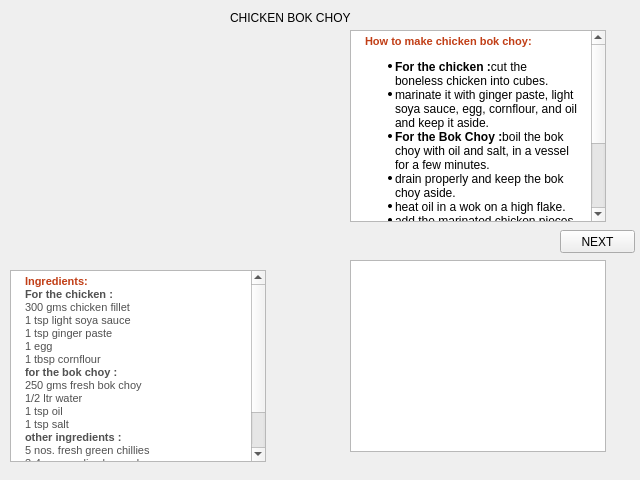
<?xml version="1.0" encoding="UTF-8"?>
<ui version="4.0">
 <class>Nonveg7</class>
 <widget class="QWidget" name="Nonveg7">
  <property name="geometry">
   <rect>
    <x>0</x>
    <y>0</y>
    <width>640</width>
    <height>480</height>
   </rect>
  </property>
  <property name="windowTitle">
   <string>Form</string>
  </property>
  <widget class="QPushButton" name="pushButton">
   <property name="geometry">
    <rect>
     <x>560</x>
     <y>230</y>
     <width>75</width>
     <height>23</height>
    </rect>
   </property>
   <property name="text">
    <string>NEXT</string>
   </property>
  </widget>
  <widget class="QLabel" name="label">
   <property name="geometry">
    <rect>
     <x>230</x>
     <y>10</y>
     <width>141</width>
     <height>16</height>
    </rect>
   </property>
   <property name="text">
    <string>CHICKEN BOK CHOY</string>
   </property>
  </widget>
  <widget class="QLabel" name="label_2">
   <property name="geometry">
    <rect>
     <x>10</x>
     <y>50</y>
     <width>261</width>
     <height>201</height>
    </rect>
   </property>
   <property name="text">
    <string/>
   </property>
   <property name="pixmap">
    <pixmap>../../Required Images/choy.jpg</pixmap>
   </property>
  </widget>
  <widget class="QTextBrowser" name="textBrowser">
   <property name="geometry">
    <rect>
     <x>10</x>
     <y>270</y>
     <width>256</width>
     <height>192</height>
    </rect>
   </property>
   <property name="html">
    <string>&lt;!DOCTYPE HTML PUBLIC &quot;-//W3C//DTD HTML 4.0//EN&quot; &quot;http://www.w3.org/TR/REC-html40/strict.dtd&quot;&gt;
&lt;html&gt;&lt;head&gt;&lt;meta name=&quot;qrichtext&quot; content=&quot;1&quot; /&gt;&lt;style type=&quot;text/css&quot;&gt;
p, li { white-space: pre-wrap; }
&lt;/style&gt;&lt;/head&gt;&lt;body style=&quot; font-family:'MS Shell Dlg 2'; font-size:8.25pt; font-weight:400; font-style:normal;&quot;&gt;
&lt;p style=&quot; margin-top:0px; margin-bottom:0px; margin-left:10px; margin-right:5px; -qt-block-indent:0; text-indent:0px;&quot;&gt;&lt;span style=&quot; font-family:'Arial'; font-size:8pt; font-weight:600; color:#c13e16;&quot;&gt;Ingredients:&lt;/span&gt;&lt;span style=&quot; font-family:'Times New Roman'; font-size:8pt; color:#000000;&quot;&gt; &lt;/span&gt;&lt;/p&gt;
&lt;p style=&quot; margin-top:0px; margin-bottom:0px; margin-left:10px; margin-right:10px; -qt-block-indent:0; text-indent:0px;&quot;&gt;&lt;span style=&quot; font-family:'verdana'; font-size:8pt; font-weight:600; color:#515151;&quot;&gt;For the chicken :&lt;/span&gt;&lt;span style=&quot; font-family:'verdana'; font-size:8pt; color:#515151;&quot;&gt; &lt;br /&gt;300 gms chicken fillet &lt;br /&gt;1 tsp light soya sauce&lt;br /&gt;1 tsp ginger paste&lt;br /&gt;1 egg&lt;br /&gt;1 tbsp cornflour&lt;br /&gt;&lt;/span&gt;&lt;span style=&quot; font-family:'verdana'; font-size:8pt; font-weight:600; color:#515151;&quot;&gt;for the bok choy :&lt;/span&gt;&lt;span style=&quot; font-family:'verdana'; font-size:8pt; color:#515151;&quot;&gt;&lt;br /&gt;250 gms fresh bok choy&lt;br /&gt;1/2 ltr water&lt;br /&gt;1 tsp oil&lt;br /&gt;1 tsp salt&lt;br /&gt;&lt;/span&gt;&lt;span style=&quot; font-family:'verdana'; font-size:8pt; font-weight:600; color:#515151;&quot;&gt;other ingredients :&lt;/span&gt;&lt;span style=&quot; font-family:'verdana'; font-size:8pt; color:#515151;&quot;&gt;&lt;br /&gt;5 nos. fresh green chillies&lt;br /&gt;3-4 nos. garlic chopped&lt;br /&gt;3-4 nos. chopped chillies &lt;br /&gt;1 tsp dark soya sauce&lt;br /&gt;5 m rice wine&lt;/span&gt;&lt;/p&gt;&lt;/body&gt;&lt;/html&gt;</string>
   </property>
  </widget>
  <widget class="QTextBrowser" name="textBrowser_2">
   <property name="geometry">
    <rect>
     <x>350</x>
     <y>30</y>
     <width>256</width>
     <height>192</height>
    </rect>
   </property>
   <property name="html">
    <string>&lt;!DOCTYPE HTML PUBLIC &quot;-//W3C//DTD HTML 4.0//EN&quot; &quot;http://www.w3.org/TR/REC-html40/strict.dtd&quot;&gt;
&lt;html&gt;&lt;head&gt;&lt;meta name=&quot;qrichtext&quot; content=&quot;1&quot; /&gt;&lt;style type=&quot;text/css&quot;&gt;
p, li { white-space: pre-wrap; }
&lt;/style&gt;&lt;/head&gt;&lt;body style=&quot; font-family:'MS Shell Dlg 2'; font-size:8.25pt; font-weight:400; font-style:normal;&quot;&gt;
&lt;p style=&quot; margin-top:0px; margin-bottom:0px; margin-left:10px; margin-right:5px; -qt-block-indent:0; text-indent:0px;&quot;&gt;&lt;span style=&quot; font-family:'Arial'; font-size:8pt; font-weight:600; color:#c13e16;&quot;&gt;How to make chicken bok choy:&lt;/span&gt;&lt;/p&gt;
&lt;ul style=&quot;margin-top: 0px; margin-bottom: 0px; margin-left: 0px; margin-right: 0px; -qt-list-indent: 1;&quot;&gt;&lt;li style=&quot; font-family:'Verdana'; font-size:8pt; color:#000000;&quot; style=&quot; margin-top:12px; margin-bottom:0px; margin-left:0px; margin-right:10px; -qt-block-indent:0; text-indent:0px;&quot;&gt;&lt;span style=&quot; font-size:medium; font-weight:600;&quot;&gt;For the chicken :&lt;/span&gt;&lt;span style=&quot; font-size:medium;&quot;&gt;cut the boneless chicken into cubes.&lt;/span&gt;&lt;/li&gt;
&lt;li style=&quot; font-family:'Verdana'; font-size:8pt; color:#000000;&quot; style=&quot; margin-top:0px; margin-bottom:0px; margin-left:0px; margin-right:10px; -qt-block-indent:0; text-indent:0px;&quot;&gt;&lt;span style=&quot; font-size:medium;&quot;&gt;marinate it with ginger paste, light soya sauce, egg, cornflour, and oil and keep it aside.&lt;/span&gt;&lt;/li&gt;
&lt;li style=&quot; font-family:'Verdana'; font-size:8pt; color:#000000;&quot; style=&quot; margin-top:0px; margin-bottom:0px; margin-left:0px; margin-right:10px; -qt-block-indent:0; text-indent:0px;&quot;&gt;&lt;span style=&quot; font-size:medium; font-weight:600;&quot;&gt;For the Bok Choy :&lt;/span&gt;&lt;span style=&quot; font-size:medium;&quot;&gt;boil the bok choy with oil and salt, in a vessel for a few minutes.&lt;/span&gt;&lt;/li&gt;
&lt;li style=&quot; font-family:'Verdana'; font-size:8pt; color:#000000;&quot; style=&quot; margin-top:0px; margin-bottom:0px; margin-left:0px; margin-right:10px; -qt-block-indent:0; text-indent:0px;&quot;&gt;&lt;span style=&quot; font-size:medium;&quot;&gt;drain properly and keep the bok choy aside.&lt;/span&gt;&lt;/li&gt;
&lt;li style=&quot; font-family:'Verdana'; font-size:8pt; color:#000000;&quot; style=&quot; margin-top:0px; margin-bottom:0px; margin-left:0px; margin-right:10px; -qt-block-indent:0; text-indent:0px;&quot;&gt;&lt;span style=&quot; font-size:medium;&quot;&gt;heat oil in a wok on a high flake.&lt;/span&gt;&lt;/li&gt;
&lt;li style=&quot; font-family:'Verdana'; font-size:8pt; color:#000000;&quot; style=&quot; margin-top:0px; margin-bottom:0px; margin-left:0px; margin-right:10px; -qt-block-indent:0; text-indent:0px;&quot;&gt;&lt;span style=&quot; font-size:medium;&quot;&gt;add the marinated chicken pieces along with dark soya sauce, chopped garlic and chilli and salt.&lt;/span&gt;&lt;/li&gt;
&lt;li style=&quot; font-family:'Verdana'; font-size:8pt; color:#000000;&quot; style=&quot; margin-top:0px; margin-bottom:0px; margin-left:0px; margin-right:10px; -qt-block-indent:0; text-indent:0px;&quot;&gt;&lt;span style=&quot; font-size:medium;&quot;&gt;toss wel and stir fryfor three minutes.&lt;/span&gt;&lt;/li&gt;
&lt;li style=&quot; font-family:'Verdana'; font-size:8pt; color:#000000;&quot; style=&quot; margin-top:0px; margin-bottom:0px; margin-left:0px; margin-right:10px; -qt-block-indent:0; text-indent:0px;&quot;&gt;&lt;span style=&quot; font-size:medium;&quot;&gt;add rice wine and remove from fire.&lt;/span&gt;&lt;/li&gt;
&lt;li style=&quot; font-family:'Verdana'; font-size:8pt; color:#000000;&quot; style=&quot; margin-top:0px; margin-bottom:12px; margin-left:0px; margin-right:10px; -qt-block-indent:0; text-indent:0px;&quot;&gt;&lt;span style=&quot; font-size:medium;&quot;&gt;place the chicken pieces over the bok choi and serve hot.&lt;/span&gt;&lt;/li&gt;&lt;/ul&gt;&lt;/body&gt;&lt;/html&gt;</string>
   </property>
  </widget>
  <widget class="QTextBrowser" name="textBrowser_3">
   <property name="geometry">
    <rect>
     <x>350</x>
     <y>260</y>
     <width>256</width>
     <height>192</height>
    </rect>
   </property>
  </widget>
 </widget>
 <resources/>
 <connections/>
</ui>
